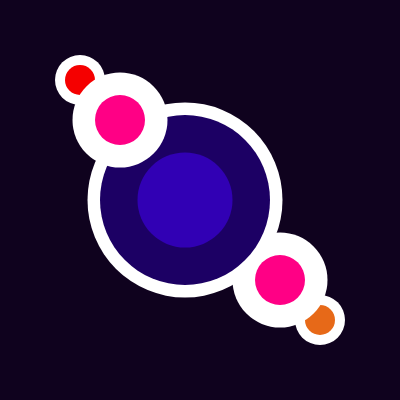
Frame 1 (no input)
Frame 60 (no input): identical to frame 1, image omitted
Frame 120 (the mouse pressed at the canvas centre since frame 60): identical to frame 1, image omitted

The p5.js sketch that drew this single still picture (run headless with seeded random() and noise() and a simulated clock; from frame 60 on, the mouse is pressed at the canvas centre):

// p5.js sketch
// ── sketch.js
function setup() {
  createCanvas(400, 400);
  angleMode(DEGREES);
}

function draw() {
  background(15, 2, 30);

  push()
  translate(200, 200)
  rotate(0)
  euge2(195, 50, 15 , 245, 0, 0,255, 0, 133)
  pop()


}

function euge2(tam, tam2, espacio, r, g, b, r2, g2, b2) {

  push()
 // scale(0.5)

  translate(-200, -200)
  noStroke()
  fill(255)
  circle(200 - espacio, 200, tam)
  fill(255)
  circle(320, 320, tam2)
  fill(255)
  circle(80, 80, 50)
  fill(231, 105, 24)
  circle(320, 320, 30)
  fill(r, g, b)
  circle(80, 80, 30)
  fill(255)
  circle(280, 280, tam - 100)
  fill(r2, g2, b2)
  circle(280, 280, 50)
  fill(28, 0, 100)
  circle(200-espacio, 200, 170);
  fill(49, 0, 180)
  circle(200-espacio, 200, 95)
  fill(255)
  circle(120, 120, 95)
  fill(255, 0, 133)
  circle(120, 120, 50)

  pop()


}
